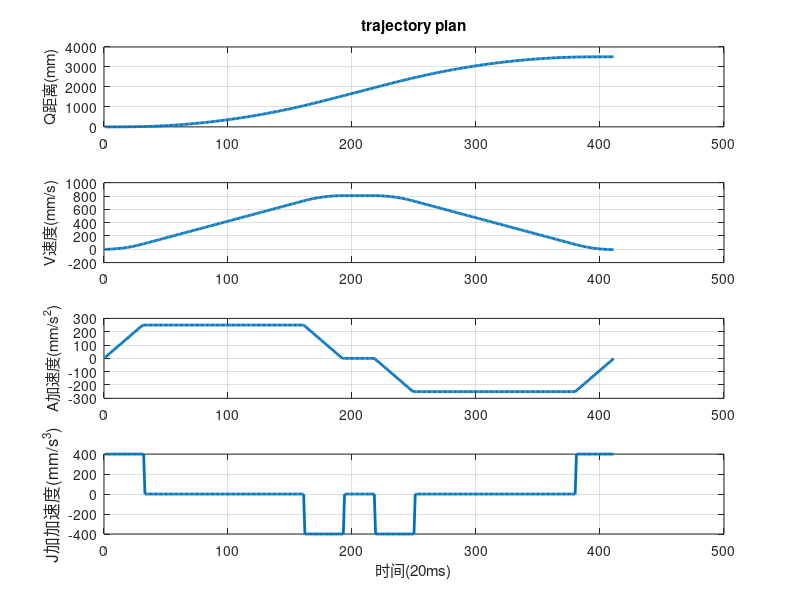

Here is the MATLAB script that generated this plot:
%编写程序模拟在线计算双S曲线加减速
%从初始点q0开始，一直计算到终点q1结束
%定义必要的变量

%起始和终止点参数
q0 = 0000;
q1 = 3500;%mm
v0 = 0;  %%一直q1和v0求其他
v1 = 0;
a0 = 0;%mm/s^2
a1 = 0;


vmax = 800;%mm/s
vmin = 0;
amax = 250;%mm/s^2
amin = -250;
jmax = 400;%mm/s^3%j无穷大，速度梯形曲线
jmin = -400;
vmax_org = vmax;%??


%定义在k点上的%k点是哪个点
qk = q0;
qk_1 = q0;
vk = v0;
vk_1 = v0;
ak = a0;
ak_1 = a0;
jk = 0;
jk_1 = 0;
%e_min = 0.001;%?


phase_2 = 0; 
Tk = 0;
Ts = 0.02%时间间隔20ms
T_ = 0; 

%定义记录曲线用变量
qc = [];
vc = [];
ac = [];
jc = [];

%进入循环当，当前点没有接近终点时，循环继续
while 1
%     if qk > 2.5 && qk < 4
%         vmax = vmax_org*0.8;
%     end
    %判断是否已经进入到减速阶段

    if T_>0 %通过T_判断是否进入减速阶段?
        t1 = Tk - T_;
        t2 = Tj2a;
        t3 = (Td - Tj2b);
        t4 = Td;
        %已经进入到减速阶段
    %直接判断jk
        if (Tk - T_)>=0&&(Tk - T_)<(Tj2a)
             disp('1')
            jk = jmin;
        elseif (Tk - T_)>=(Tj2a)&&(Tk - T_)<(Td - Tj2b)
             disp('2')
            jk = 0;
        elseif(Tk - T_)>=((Td - Tj2b))&&(Tk - T_)<(Td)
             disp('3')
            jk = jmax;
        else
            disp('4')
%             jk =0;
%             ak =a1;
%             vk =v1;
%             qk = q1;
            break;
        end
        Tk - T_
    else
        %未进入到减速阶段
        %计算Td,Tj2a,Tj2b，用以计算hk。
        Tj2a = (amin - ak)/jmin;
        Tj2b = (a1 - amin)/jmax;
        Td = (v1 - vk)/amin + Tj2a*(amin - ak)/2/amin + Tj2b*(amin - a1)/2/amin;

        %首先判断在减速段，是否能够达到最小减速度amin
        %%如果条件满足，重新计算Td
        if Td <= Tj2a + Tj2b
           Tj2a = -1*ak/jmin + ((jmax - jmin)*(ak^2*jmax - jmin*(a1^2 + 2*jmax*(vk - v1))))^2/jmin/(jmin - jmax);
           Tj2b = a1/jmax + ((jmax - jmin)*(ak^2*jmax - jmin*(a1^2 + 2*jmax*(vk - v1))))^2/jmin/(jmin - jmax);
           Td = Tj2a + Tj2b;
        end
        
         %计算hk，判断是否需要进入减速阶段
        hk = 0.5*ak*Td^2 + (jmin*Tj2a*(3*Td^2 - 3*Td*Tj2a + Tj2a^2) + jmax*Tj2b^3)/6 + Td*vk;
        if hk <(q1 - qk)
            %case 1 加速或匀速运动段
            %判断加加速度的值
            if ((vk - ak^2/2/jmin) < vmax)&&(ak < amax)
%                 disp('##############4##############')
                
                jk = jmax;
            elseif((vk - ak^2/2/jmin) < vmax)&&(ak >= amax)
%                 disp('##############5##############')
              
                jk = 0;
            elseif((vk - ak^2/2/jmin) >= vmax)&&(ak >0 )
%                 disp('##############6##############')
                
                jk = jmin;
            elseif((vk - ak^2/2/jmin) >= vmax)&&(ak <=0 )
                disp('##############7##############')
                vk
                ak
                jk = 0;
            end
        %case 2 减速度阶段
        else
            %进入到减速阶段，记录时间
            T_ = Tk;
            jk = jmin;
%             disp('8')
        end
    end%end if T_>0
    
%根据jk计算本周期的加速度，速度，位置

   jc = [jc jk];
   
   ak = ak_1 + Ts*(jk + jk)/2 ; 
   if ak>amax
       ak = amax;
   end
   if ak < amin
       ak = amin;
   end
   if jk<0&&ak_1>0&&ak<0%ak在关键点的判断%避免震荡?
       ak = 0;
   end  
   ac = [ac ak]; 
   
%根据ak值计算vk
   vk =  vk_1 + Ts*(ak + ak_1)/2;
%    if vk> vmax
%        vk = vmax;
%    end
%    if vk < vmin
%        vk = vmin;
%    end

   vc = [vc vk];

%根据vk值计算qk
   qk =  qk_1 + Ts*(vk + vk_1)/2; 
   qc = [qc qk];

   qk_1 = qk;
   vk_1 = vk;
   ak_1 = ak;
   jk_1 = jk;
   Tk = Tk + Ts;
   
end%end while

subplot(411)
plot(qc,'LineWidth',2)
ylabel('Q距离(mm)')%y轴标记
title('trajectory plan')%标题
grid
subplot(412)
plot(vc,'LineWidth',2)
grid
ylabel('V速度(mm/s)')%y轴标记
subplot(413)
plot(ac,'LineWidth',2)
grid
ylabel('A加速度(mm/s^2)')%y轴标记
subplot(414)
plot(jc,'LineWidth',2)
grid
ylabel('J加加速度(mm/s^3)','FontSize',12)%y轴标记
xlabel('时间(20ms)')%x轴标记
